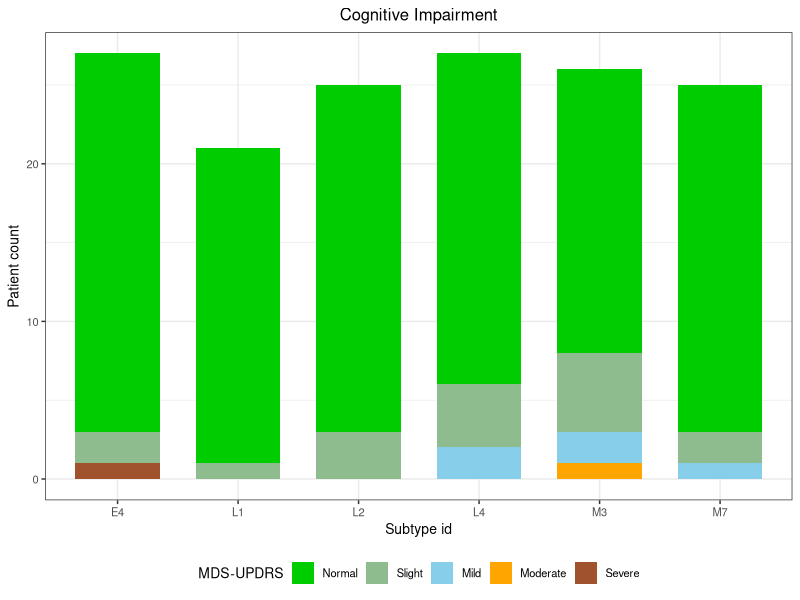
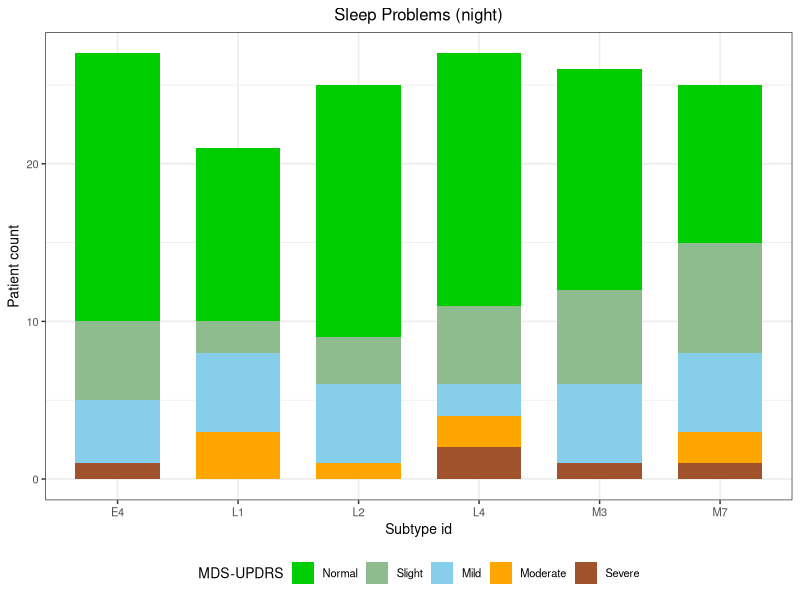
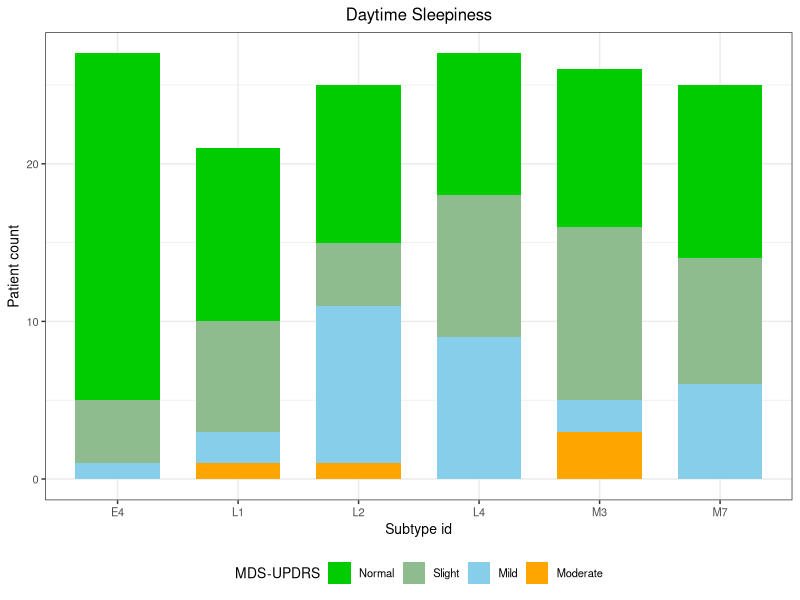
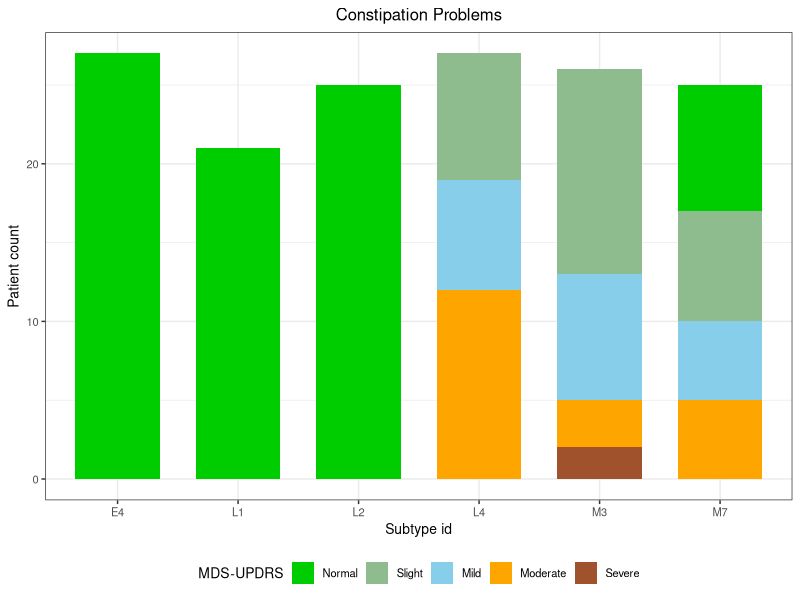
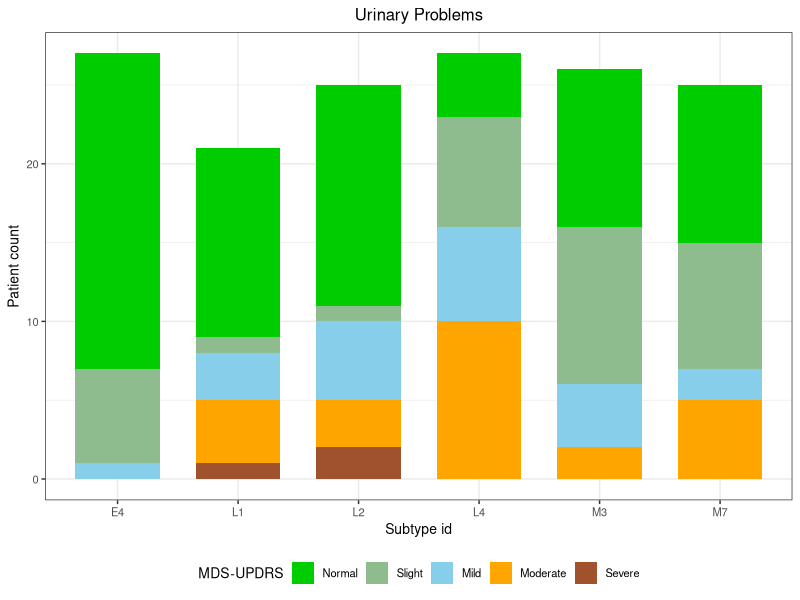
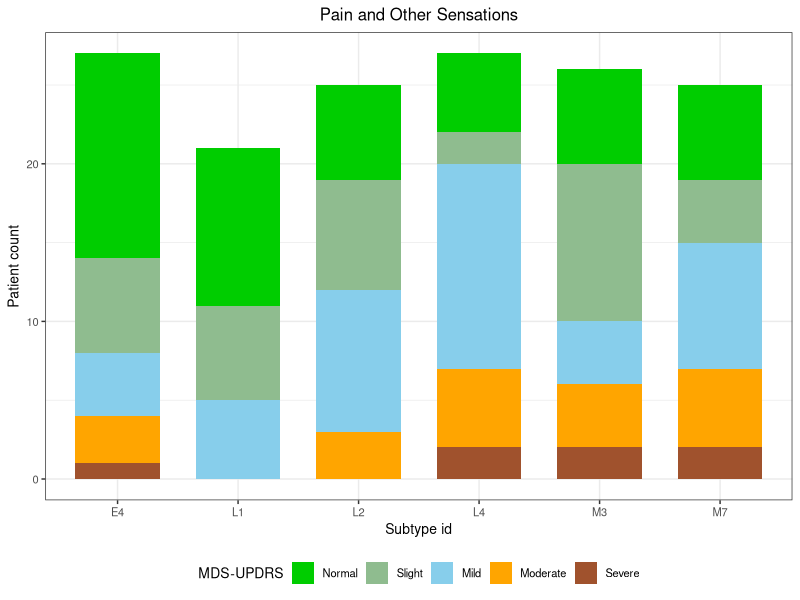
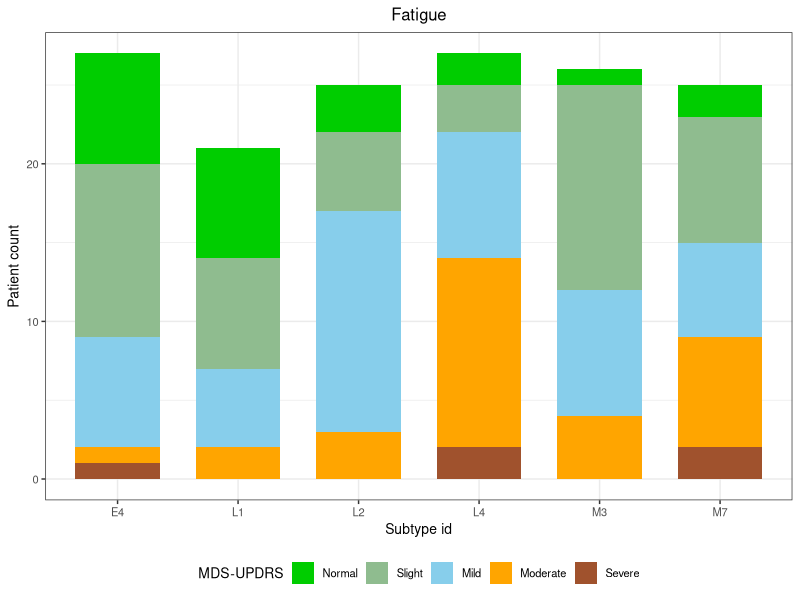
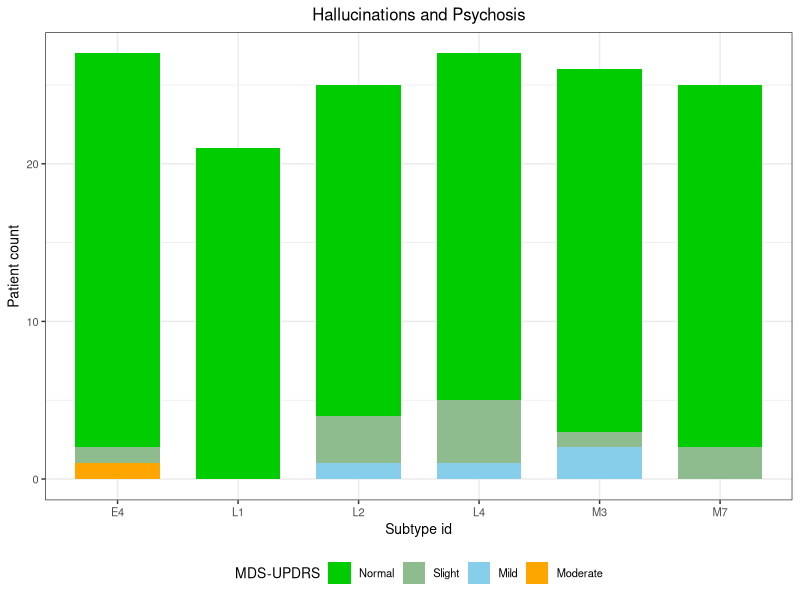

Recreate these plots in R, in order.
library(dplyr)

lrrk_sub_data2= read.csv(file = "../data/lrrk2_nonmotor_part1_analysis_subtypes_10thFeb2024.csv", header = TRUE, stringsAsFactors = FALSE)

# summary of non-motor features
# Assuming df is your dataframe
summary_data <- sapply(lrrk_sub_data2, function(x) table(x))

# Print the summary data
print(summary_data)

# Get a list of all named colors in R
named_colors <- colors()

library(ggplot2)

#----- NP1COG -------------------
lrrk_sub_data2$NP1COG = factor(lrrk_sub_data2$NP1COG, levels = c("Normal", "Slight", "Mild", "Moderate", "Severe"))

np1cog_group_data= lrrk_sub_data2 %>% group_by(subtype_id, NP1COG) %>% summarise(pat_count=n())

ggplot(np1cog_group_data, aes(x = subtype_id, y = pat_count))+
  geom_col(aes(fill = NP1COG), width = 0.7) + theme_bw() + theme( text = element_text(size = 10), legend.position="bottom", plot.title = element_text(hjust = 0.5)) + labs(x="Subtype id", y= "Patient count", fill="MDS-UPDRS", title="Cognitive Impairment")  +  scale_fill_manual(values = c("Normal" = "green3", "Slight" = "darkseagreen", "Mild"= "skyblue", "Moderate" = "orange", "Severe" = "sienna"), breaks = c("Normal", "Slight", "Mild", "Moderate", "Severe"))

#----- NP1SLPN -------------------
lrrk_sub_data2$NP1SLPN = factor(lrrk_sub_data2$NP1SLPN, levels = c("Normal", "Slight", "Mild", "Moderate", "Severe"))

np1slpn_group_data= lrrk_sub_data2 %>% group_by(subtype_id, NP1SLPN) %>% summarise(pat_count=n())

ggplot(np1slpn_group_data, aes(x = subtype_id, y = pat_count))+
  geom_col(aes(fill = NP1SLPN), width = 0.7) + theme_bw() + theme( text = element_text(size = 10), legend.position="bottom", plot.title = element_text(hjust = 0.5)) + labs(x="Subtype id", y= "Patient count", fill="MDS-UPDRS", title="Sleep Problems (night)")  +  scale_fill_manual(values = c("Normal" = "green3", "Slight" = "darkseagreen", "Mild"= "skyblue", "Moderate" = "orange", "Severe" = "sienna"), breaks = c("Normal", "Slight", "Mild", "Moderate", "Severe"))

#----- NP1SLPD -------------------
lrrk_sub_data2$NP1SLPD = factor(lrrk_sub_data2$NP1SLPD, levels = c("Normal", "Slight", "Mild", "Moderate", "Severe"))

np1slpd_group_data= lrrk_sub_data2 %>% group_by(subtype_id, NP1SLPD) %>% summarise(pat_count=n())

ggplot(np1slpd_group_data, aes(x = subtype_id, y = pat_count))+
  geom_col(aes(fill = NP1SLPD), width = 0.7) + theme_bw() + theme( text = element_text(size = 10), legend.position="bottom", plot.title = element_text(hjust = 0.5)) + labs(x="Subtype id", y= "Patient count", fill="MDS-UPDRS", title="Daytime Sleepiness")  +  scale_fill_manual(values = c("Normal" = "green3", "Slight" = "darkseagreen", "Mild"= "skyblue", "Moderate" = "orange", "Severe" = "sienna"), breaks = c("Normal", "Slight", "Mild", "Moderate", "Severe"))

#----- NP1CNST -------------------
lrrk_sub_data2$NP1CNST = factor(lrrk_sub_data2$NP1CNST, levels = c("Normal", "Slight", "Mild", "Moderate", "Severe"))

np1cnst_group_data= lrrk_sub_data2 %>% group_by(subtype_id, NP1CNST) %>% summarise(pat_count=n())

ggplot(np1cnst_group_data, aes(x = subtype_id, y = pat_count))+
  geom_col(aes(fill = NP1CNST), width = 0.7) + theme_bw() + theme( text = element_text(size = 10), legend.position="bottom", plot.title = element_text(hjust = 0.5)) + labs(x="Subtype id", y= "Patient count", fill="MDS-UPDRS", title="Constipation Problems")  +  scale_fill_manual(values = c("Normal" = "green3", "Slight" = "darkseagreen", "Mild"= "skyblue", "Moderate" = "orange", "Severe" = "sienna"), breaks = c("Normal", "Slight", "Mild", "Moderate", "Severe"))

#----- NP1URN -------------------
lrrk_sub_data2$NP1URN = factor(lrrk_sub_data2$NP1URN, levels = c("Normal", "Slight", "Mild", "Moderate", "Severe"))

np1urn_group_data= lrrk_sub_data2 %>% group_by(subtype_id, NP1URN) %>% summarise(pat_count=n())

#ggplot(nhy_group_data, aes(x = subtype_id, y= count, fill = "NHY")) + 
ggplot(np1urn_group_data, aes(x = subtype_id, y = pat_count))+
  geom_col(aes(fill = NP1URN), width = 0.7) + theme_bw()+ theme( text = element_text(size = 10), legend.position="bottom", plot.title = element_text(hjust = 0.5)) + labs(x="Subtype id", y= "Patient count", fill="MDS-UPDRS", title="Urinary Problems")  +  scale_fill_manual(values = c("Normal" = "green3", "Slight" = "darkseagreen", "Mild"= "skyblue", "Moderate" = "orange", "Severe" = "sienna"), breaks = c("Normal", "Slight", "Mild", "Moderate", "Severe"))


#----- NP1PAIN -------------------
lrrk_sub_data2$NP1PAIN = factor(lrrk_sub_data2$NP1PAIN, levels = c("Normal", "Slight", "Mild", "Moderate", "Severe"))

np1pain_group_data= lrrk_sub_data2 %>% group_by(subtype_id, NP1PAIN) %>% summarise(pat_count=n())

ggplot(np1pain_group_data, aes(x = subtype_id, y = pat_count))+
  geom_col(aes(fill = NP1PAIN), width = 0.7) + theme_bw() + theme( text = element_text(size = 10), legend.position="bottom", plot.title = element_text(hjust = 0.5)) + labs(x="Subtype id", y= "Patient count", fill="MDS-UPDRS", title="Pain and Other Sensations")  +  scale_fill_manual(values = c("Normal" = "green3", "Slight" = "darkseagreen", "Mild"= "skyblue", "Moderate" = "orange", "Severe" = "sienna"), breaks = c("Normal", "Slight", "Mild", "Moderate", "Severe"))


#----- NP1FATG -------------------
lrrk_sub_data2$NP1FATG = factor(lrrk_sub_data2$NP1FATG, levels = c("Normal", "Slight", "Mild", "Moderate", "Severe"))

np1fatg_group_data= lrrk_sub_data2 %>% group_by(subtype_id, NP1FATG) %>% summarise(pat_count=n())

ggplot(np1fatg_group_data, aes(x = subtype_id, y = pat_count))+
  geom_col(aes(fill = NP1FATG), width = 0.7) + theme_bw() + theme( text = element_text(size = 10), legend.position="bottom", plot.title = element_text(hjust = 0.5)) + labs(x="Subtype id", y= "Patient count", fill="MDS-UPDRS", title="Fatigue")  + scale_fill_manual(values = c("Normal" = "green3", "Slight" = "darkseagreen", "Mild"= "skyblue", "Moderate" = "orange", "Severe" = "sienna"), breaks = c("Normal", "Slight", "Mild", "Moderate", "Severe"))


#----- NP1HALL -------------------
lrrk_sub_data2$NP1HALL = factor(lrrk_sub_data2$NP1HALL, levels = c("Normal", "Slight", "Mild", "Moderate", "Severe"))

np1hall_group_data= lrrk_sub_data2 %>% group_by(subtype_id, NP1HALL) %>% summarise(pat_count=n())

ggplot(np1hall_group_data, aes(x = subtype_id, y = pat_count))+
  geom_col(aes(fill = NP1HALL), width = 0.7) + theme_bw() + theme( text = element_text(size = 10), legend.position="bottom", plot.title = element_text(hjust = 0.5)) + labs(x="Subtype id", y= "Patient count", fill="MDS-UPDRS", title="Hallucinations and Psychosis")  + scale_fill_manual(values = c("Normal" = "green3", "Slight" = "darkseagreen", "Mild"= "skyblue", "Moderate" = "orange", "Severe" = "sienna"), breaks = c("Normal", "Slight", "Mild", "Moderate", "Severe"))

